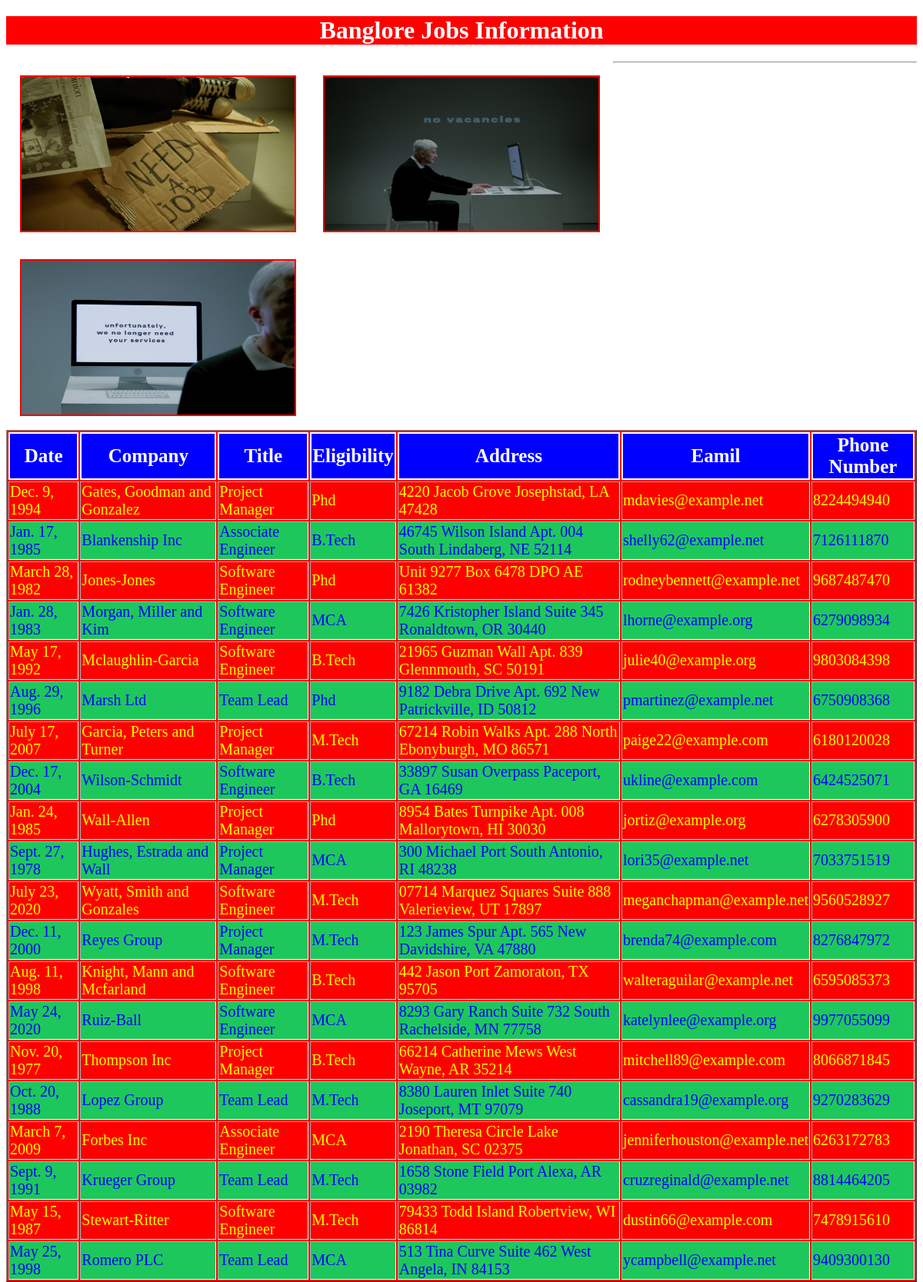
/bnlrjobs/, run on the app's committed database.
### testapp/models.py (models this page shows)
class BangaloreJobs(models.Model):
    date = models.DateField()
    company = models.CharField(max_length=100)
    title = models.CharField(max_length=100)
    eligibility = models.CharField(max_length=100)
    address = models.CharField(max_length=100)
    email = models.EmailField()
    phonenumber = models.BigIntegerField()

### testapp/views.py (the view)
# urls.py: path('bnlrjobs/', views.banglore_view),
def banglore_view(request):
    jobs_list = BangaloreJobs.objects.all()
    my_dict = {'jobs_list':jobs_list}
    return render(request,'testapp/bnaglrjob.html',context=my_dict)

### templates/testapp/bnaglrjob.html (shortened to what this page needs)
<!DOCTYPE html>
{% load static %}
<html lang="en" dir="ltr">
  <head>
    <link rel="stylesheet" href="{% static "css/jobs67.css" %}">
    <link rel="stylesheet" href="{% static "css/xyz.css" %}">
</head>
  <body>
    <h1>Banglore Jobs Information</h1>
    <img src="{% static "images/job1.jpeg" %}" alt="">
    <img src="{% static "images/job2.jpeg" %}" alt="">
    <img src="{% static "images/job3.jpeg" %}" alt="">
    <hr>
    {% if jobs_list %}
    <table border=1>
      <thead>
         <th>Date</th>
         <th>Company</th>
         <th>Title</th>
         <th>Eligibility</th>
         <th>Address</th>
         <th>Eamil</th>
         <th>Phone Number</th>
      </thead>
      {% for job in jobs_list %}
      <tr>
        <td>{{job.date}}</td>
        <td>{{job.company}}</td>
        <td>{{job.title}}</td>
        <td>{{job.eligibility}}</td>
        <td>{{job.address}}</td>
        <td>{{job.email}}</td>
        <td>{{job.phonenumber}}</td>
      </tr>
      {% endfor %}
    </table>
    {% else %}
      <p id='specialp'>No Jobs found in Hyderabad</p>
    {% endif %}
  </body>
</html>

### static/css/jobs67.css (style rules this page uses)
body { background: url(https://images.unsplash.com/photo-1531264243361-d746dd2918a3?ixid=MnwxMjA3fDB8MHxwaG90by1wYWdlfHx8fGVufDB8fHx8&ixlib=rb-1.2.1&auto=format&fit=crop&w=890&q=80); background-repeat: no-repeat; background-size: cover; }
html { height: 100%; }
h1 { color:white; text-align: center; background: red; }
img { height: 200px; width: 30%; margin: 1.5%; float:left; border: 2px solid red; }

### static/css/xyz.css (style rules this page uses)
table { color: yellow; background: red; margin: auto; font-size: 20px; }
tr,thead { border:2px solid white; }
thead,th { color:white; border: 2px solid white; font-size: 25px; margin:auto; background: blue; }
tr:nth-of-type(even) { background: #1ec75c; color:blue; }

### data on the page
BangaloreJobs: date "Dec. 9, 1994", company "Gates, Goodman and Gonzalez", title "Project Manager", eligibility "Phd", address "4220 Jacob Grove Josephstad, LA 47428", email "mdavies@example.net", phonenumber "8224494940"
BangaloreJobs: date "Jan. 17, 1985", company "Blankenship Inc", title "Associate Engineer", eligibility "B.Tech", address "46745 Wilson Island Apt. 004 South Lindaberg, NE 52114", email "shelly62@example.net", phonenumber "7126111870"
BangaloreJobs: date "March 28, 1982", company "Jones-Jones", title "Software Engineer", eligibility "Phd", address "Unit 9277 Box 6478 DPO AE 61382", email "rodneybennett@example.net", phonenumber "9687487470"
BangaloreJobs: date "Jan. 28, 1983", company "Morgan, Miller and Kim", title "Software Engineer", eligibility "MCA", address "7426 Kristopher Island Suite 345 Ronaldtown, OR 30440", email "lhorne@example.org", phonenumber "6279098934"
BangaloreJobs: date "May 17, 1992", company "Mclaughlin-Garcia", title "Software Engineer", eligibility "B.Tech", address "21965 Guzman Wall Apt. 839 Glennmouth, SC 50191", email "julie40@example.org", phonenumber "9803084398"
BangaloreJobs: date "Aug. 29, 1996", company "Marsh Ltd", title "Team Lead", eligibility "Phd", address "9182 Debra Drive Apt. 692 New Patrickville, ID 50812", email "pmartinez@example.net", phonenumber "6750908368"
BangaloreJobs: date "July 17, 2007", company "Garcia, Peters and Turner", title "Project Manager", eligibility "M.Tech", address "67214 Robin Walks Apt. 288 North Ebonyburgh, MO 86571", email "paige22@example.com", phonenumber "6180120028"
BangaloreJobs: date "Dec. 17, 2004", company "Wilson-Schmidt", title "Software Engineer", eligibility "B.Tech", address "33897 Susan Overpass Paceport, GA 16469", email "ukline@example.com", phonenumber "6424525071"
BangaloreJobs: date "Jan. 24, 1985", company "Wall-Allen", title "Project Manager", eligibility "Phd", address "8954 Bates Turnpike Apt. 008 Mallorytown, HI 30030", email "jortiz@example.org", phonenumber "6278305900"
BangaloreJobs: date "Sept. 27, 1978", company "Hughes, Estrada and Wall", title "Project Manager", eligibility "MCA", address "300 Michael Port South Antonio, RI 48238", email "lori35@example.net", phonenumber "7033751519"
BangaloreJobs: date "July 23, 2020", company "Wyatt, Smith and Gonzales", title "Software Engineer", eligibility "M.Tech", address "07714 Marquez Squares Suite 888 Valerieview, UT 17897", email "meganchapman@example.net", phonenumber "9560528927"
BangaloreJobs: date "Dec. 11, 2000", company "Reyes Group", title "Project Manager", eligibility "M.Tech", address "123 James Spur Apt. 565 New Davidshire, VA 47880", email "brenda74@example.com", phonenumber "8276847972"
BangaloreJobs: date "Aug. 11, 1998", company "Knight, Mann and Mcfarland", title "Software Engineer", eligibility "B.Tech", address "442 Jason Port Zamoraton, TX 95705", email "walteraguilar@example.net", phonenumber "6595085373"
BangaloreJobs: date "May 24, 2020", company "Ruiz-Ball", title "Software Engineer", eligibility "MCA", address "8293 Gary Ranch Suite 732 South Rachelside, MN 77758", email "katelynlee@example.org", phonenumber "9977055099"
BangaloreJobs: date "Nov. 20, 1977", company "Thompson Inc", title "Project Manager", eligibility "B.Tech", address "66214 Catherine Mews West Wayne, AR 35214", email "mitchell89@example.com", phonenumber "8066871845"
BangaloreJobs: date "Oct. 20, 1988", company "Lopez Group", title "Team Lead", eligibility "M.Tech", address "8380 Lauren Inlet Suite 740 Joseport, MT 97079", email "cassandra19@example.org", phonenumber "9270283629"
BangaloreJobs: date "March 7, 2009", company "Forbes Inc", title "Associate Engineer", eligibility "MCA", address "2190 Theresa Circle Lake Jonathan, SC 02375", email "jenniferhouston@example.net", phonenumber "6263172783"
BangaloreJobs: date "Sept. 9, 1991", company "Krueger Group", title "Team Lead", eligibility "M.Tech", address "1658 Stone Field Port Alexa, AR 03982", email "cruzreginald@example.net", phonenumber "8814464205"
BangaloreJobs: date "May 15, 1987", company "Stewart-Ritter", title "Software Engineer", eligibility "M.Tech", address "79433 Todd Island Robertview, WI 86814", email "dustin66@example.com", phonenumber "7478915610"
BangaloreJobs: date "May 25, 1998", company "Romero PLC", title "Team Lead", eligibility "MCA", address "513 Tina Curve Suite 462 West Angela, IN 84153", email "ycampbell@example.net", phonenumber "9409300130"
